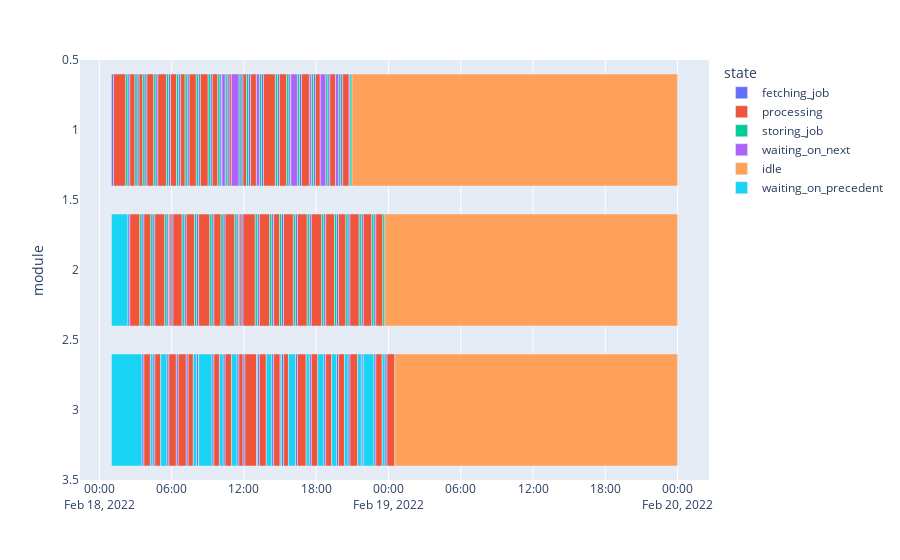

Notebook code for this chart:
### Code cell
draw_gantt(dfa_slot, avoid_idle=False)
